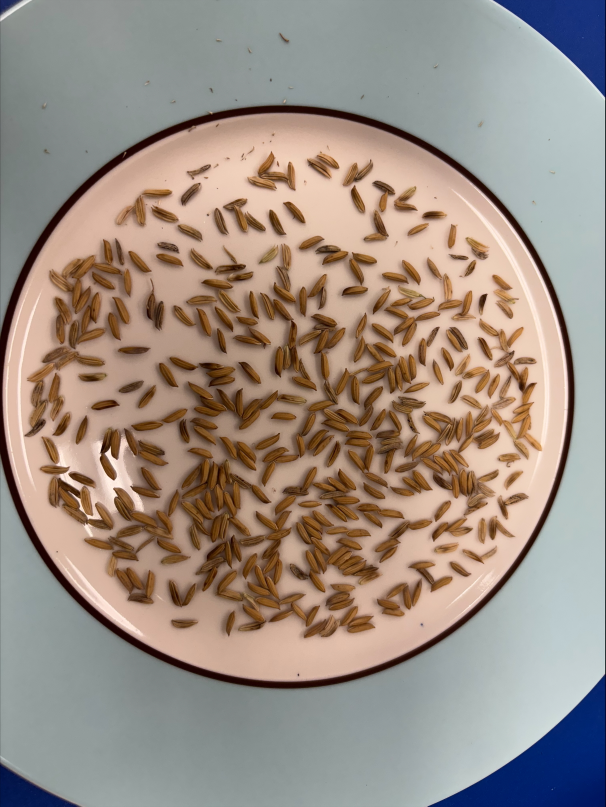
#> input picture data/raw/variety_A/test image.jpeg, 1816 x 2420 px (shown at 1/3 size)
$ python seed_counter.py '../data/raw/variety_A/test image.jpeg'
#> lines starting #> are read from the running program, lines starting #| are printed output that depends on the picture; after the words box and inside, x2 and y2 are one past the last pixel; in counts of white or black regions, pixels touching at a corner belong together
#!/usr/bin/env python3
"""
Improved rice seed counter with watershed separation.
Handles densely packed/touching seeds.
"""

import cv2
import numpy as np
from pathlib import Path
import sys
from scipy import ndimage
from skimage import measure, morphology

def count_dense_seeds(image_path, min_seed_size=200, max_seed_size=2000,
                     separation_distance=8, show_debug=True):
    """
    Count seeds in a densely packed image using watershed separation.

    Args:
        image_path: Path to image
        min_seed_size: Minimum seed area in pixels (adjust based on your seeds)
        max_seed_size: Maximum seed area in pixels
        separation_distance: Distance for watershed (lower = more aggressive separation)
        show_debug: Save debug images
    """
#> called with image_path = '../data/raw/variety_A/test image.jpeg', min_seed_size = 200, max_seed_size = 2000, separation_distance = 8, show_debug = True
    print(f"\nProcessing: {image_path}")
    print("="*70)

    # Load image
    image = cv2.imread(image_path)
#> image is the input picture: shape (2420, 1816, 3); mean B, G, R 132.5, 142.9, 156.2
    if image is None:
        print("Error: Could not load image")
        return None

    print(f"Image size: {image.shape[1]} x {image.shape[0]} pixels")
#| Image size: 1816 x 2420 pixels

    # Convert to grayscale
    gray = cv2.cvtColor(image, cv2.COLOR_BGR2GRAY)

    # Enhance contrast
    clahe = cv2.createCLAHE(clipLimit=3.0, tileGridSize=(8,8))
    enhanced = clahe.apply(gray)

    # Blur slightly
    blurred = cv2.GaussianBlur(enhanced, (5, 5), 0)

    # Threshold - try both Otsu and Adaptive
    _, binary_otsu = cv2.threshold(blurred, 0, 255, cv2.THRESH_BINARY_INV + cv2.THRESH_OTSU)
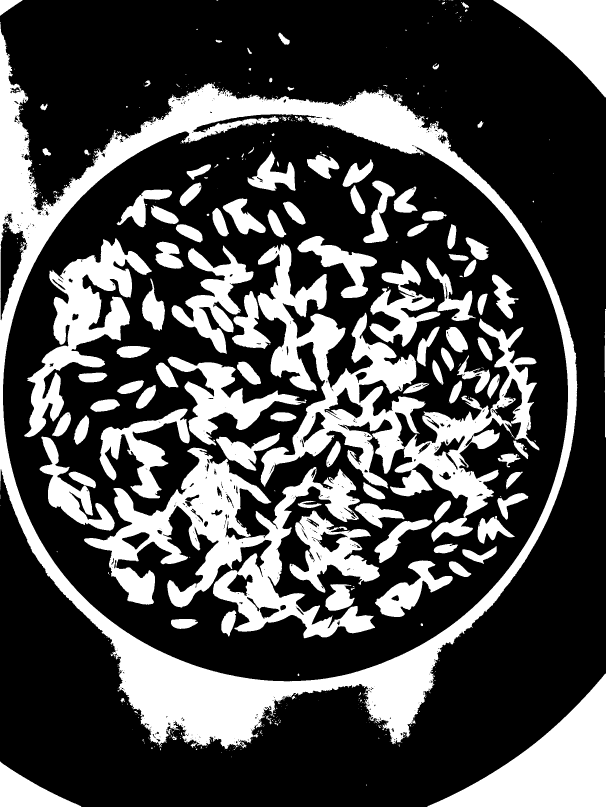
#> binary_otsu: shape (2420, 1816) (shown at 1/3 size); 30.3% white; 566 white regions (423 under 20 px), largest, box (x1, y1, x2, y2) and area: (0, 66, 1732, 2248) 391004, (773, 731, 1618, 1551) 185566, (252, 1343, 1125, 1915) 153585
    binary_adaptive = cv2.adaptiveThreshold(blurred, 255, cv2.ADAPTIVE_THRESH_GAUSSIAN_C,
                                           cv2.THRESH_BINARY_INV, 15, 5)
#> binary_adaptive: shape (2420, 1816); 9.8% white; 4671 white regions (3754 under 20 px), largest, box (x1, y1, x2, y2) and area: (1, 317, 1723, 2065) 52134, (869, 1547, 1088, 1778) 6976, (922, 992, 1074, 1297) 5584

    # Combine both for better results
    binary = cv2.bitwise_and(binary_otsu, binary_adaptive)
#> binary: shape (2420, 1816); 9% white; 2649 white regions (1881 under 20 px), largest, box (x1, y1, x2, y2) and area: (1, 317, 1723, 2065) 52047, (877, 1548, 1087, 1778) 6394, (922, 992, 1074, 1297) 5534

    # Clean up noise
    kernel = cv2.getStructuringElement(cv2.MORPH_ELLIPSE, (3, 3))
    binary = cv2.morphologyEx(binary, cv2.MORPH_OPEN, kernel, iterations=2)
#> binary: shape (2420, 1816); 5.9% white; 2306 white regions (571 under 20 px), largest, box (x1, y1, x2, y2) and area: (1, 384, 1710, 2050) 26031, (1283, 2022, 1816, 2420) 3764, (1431, 1323, 1710, 1836) 2692
    binary = cv2.morphologyEx(binary, cv2.MORPH_CLOSE, kernel, iterations=2)
#> binary: shape (2420, 1816); 6% white; 1807 white regions (379 under 20 px), largest, box (x1, y1, x2, y2) and area: (0, 384, 1710, 2050) 26414, (1283, 2022, 1816, 2420) 3779, (4, 1372, 402, 1935) 3202

    # Distance transform
    dist_transform = cv2.distanceTransform(binary, cv2.DIST_L2, 5)

    # Find sure foreground (seed centers)
    _, sure_fg = cv2.threshold(dist_transform, 0.3 * dist_transform.max(), 255, 0)
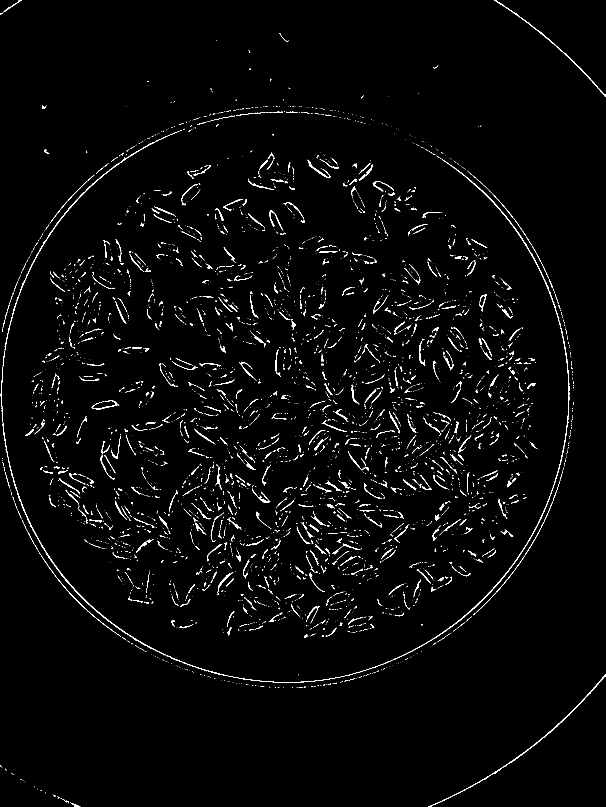
#> sure_fg: shape (2420, 1816) float32 (shown at 1/3 size); 1.9% white in thin lines or dots
    sure_fg = np.uint8(sure_fg)
#> sure_fg: shape (2420, 1816); 1.9% white in thin lines or dots

    # Find markers for watershed
    ret, markers = cv2.connectedComponents(sure_fg)
#> markers: shape (2420, 1816) int32; 4025 distinct labels, from 0 to 4024
#> ret = 4025

    # Add 1 to all markers so background is not 0, but 1
    markers = markers + 1
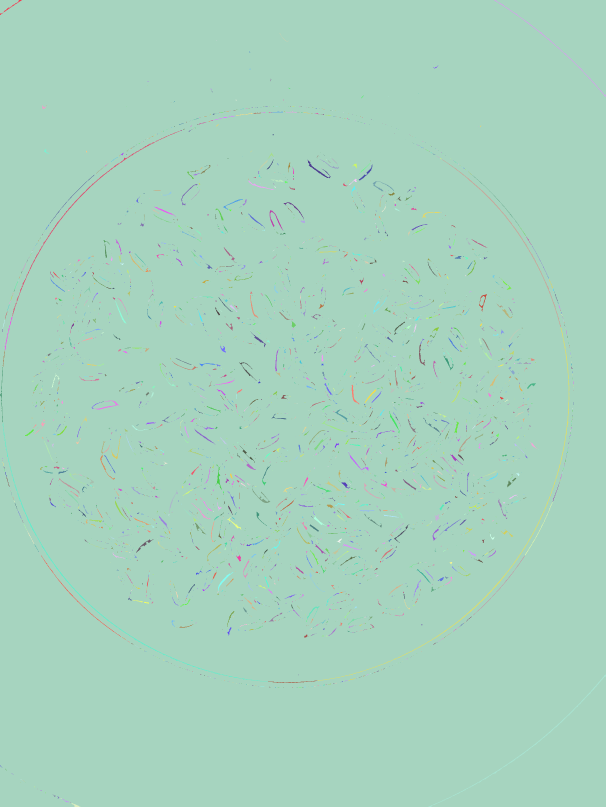
#> markers: shape (2420, 1816) int32 (shown at 1/3 size); 4025 distinct labels, from 1 to 4025; one colour per label, 0 black

    # Mark unknown region as 0
    unknown = cv2.subtract(binary, sure_fg)
#> unknown: shape (2420, 1816); 4.1% white in thin lines or dots
    markers[unknown == 255] = 0
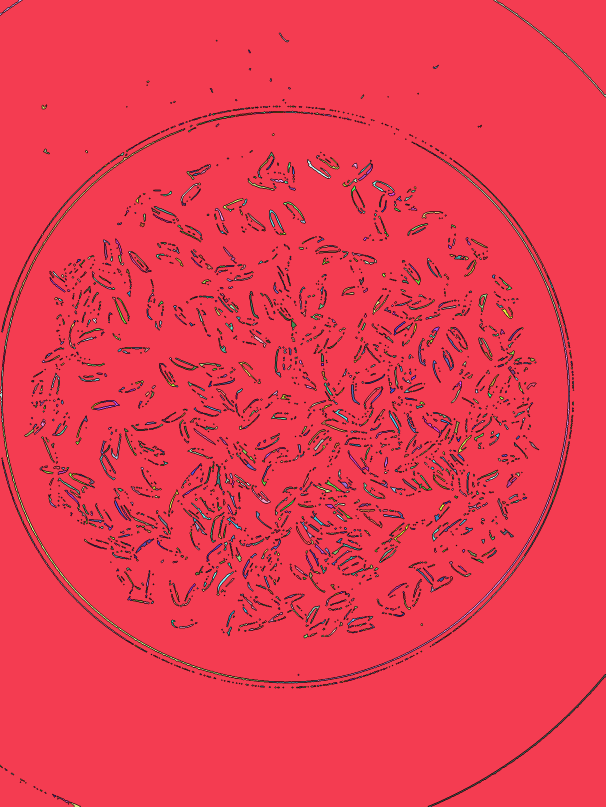
#> markers: shape (2420, 1816) int32 (shown at 1/3 size); 4026 distinct labels, from 0 to 4025; one colour per label, 0 black

    # Apply watershed
    image_copy = image.copy()
    markers = cv2.watershed(image_copy, markers)
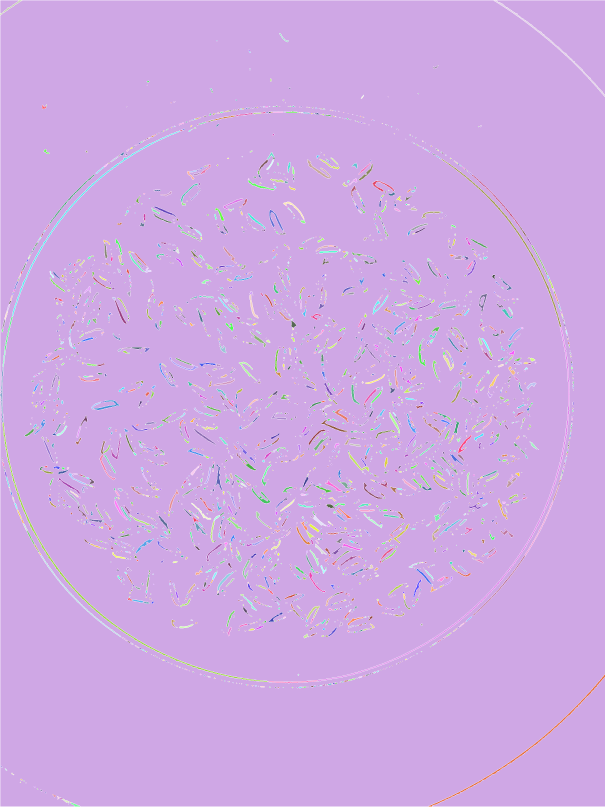
#> markers: shape (2420, 1816) int32 (shown at 1/3 size); 4027 distinct labels, from -1 to 4025; one colour per label, 0 black, -1 white

    # Count unique labels (excluding boundary -1 and background 1)
    unique_labels = np.unique(markers)
#> unique_labels = 4027 values from -1 to 4025
    unique_labels = unique_labels[(unique_labels > 1) & (unique_labels != -1)]
#> unique_labels = 4024 values from 2 to 4025

    # Filter by size
    valid_seeds = []
    for label in unique_labels:
        region_mask = (markers == label).astype(np.uint8)
        area = np.sum(region_mask)

        if min_seed_size <= area <= max_seed_size:
            valid_seeds.append(label)
#> this loop made 4024 passes
#> area on passes 1 to 3: 243, 1487, 85
#> pass 1, in count_dense_seeds, `region_mask = (markers == label).astype(np.uint8)`:
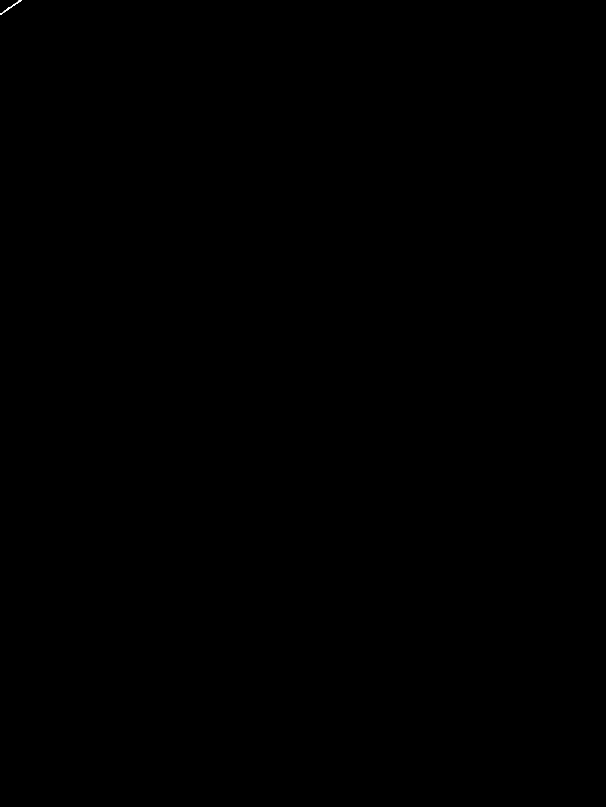
#> region_mask: shape (2420, 1816) (shown at 1/3 size); values 0 (black) and 1 (white), 0.01% white in thin lines or dots, all inside (x1, y1, x2, y2) = (1, 1, 66, 45)
#> after the loop, valid_seeds = 114 values from 2 to 3967

    seed_count = len(valid_seeds)
#> seed_count = 114

    # Create visualization
    result_img = image.copy()

    # Color each seed differently
    for i, label in enumerate(valid_seeds):
        # Create mask for this seed
        mask = (markers == label).astype(np.uint8)

        # Find contour
        contours, _ = cv2.findContours(mask, cv2.RETR_EXTERNAL, cv2.CHAIN_APPROX_SIMPLE)

        # Draw contour in green
        cv2.drawContours(result_img, contours, -1, (0, 255, 0), 2)

        # Add number at center
        M = cv2.moments(mask)
        if M["m00"] != 0:
            cx = int(M["m10"] / M["m00"])
            cy = int(M["m01"] / M["m00"])
            # Only show number for every 10th seed to avoid clutter
            if i % 10 == 0:
                cv2.putText(result_img, str(i+1), (cx-10, cy+5),
                           cv2.FONT_HERSHEY_SIMPLEX, 0.4, (255, 255, 0), 1)
#> this loop made 114 passes
#> (label, contours, cx, cy) on pass 1: (2, 1 contour; box (x1, y1, x2, y2) and area: (1, 1, 66, 45) 173, 32, 20)
#> (label, cx, cy) on passes 2 to 7: (3, 1653, 132), (244, 990, 494), (248, 955, 511), (266, 1099, 520), (296, 213, 593), (297, 1492, 600)
#> mask: shape (2420, 1816); values 0 (black) and 1 (white), 0.01% white in thin lines or dots, all inside (x1, y1, x2, y2) = (805, 2041, 952, 2049)

    # Add text overlay
    cv2.putText(result_img, f"DETECTED: {seed_count} seeds",
               (20, 60), cv2.FONT_HERSHEY_SIMPLEX, 2, (0, 255, 0), 4)
    cv2.putText(result_img, f"(min size: {min_seed_size}, max: {max_seed_size})",
               (20, 120), cv2.FONT_HERSHEY_SIMPLEX, 1, (255, 255, 255), 2)

    # Save results
    output_dir = Path(image_path).parent
    output_name = Path(image_path).stem

    # Save main result
    result_path = output_dir / f"{output_name}_counted.png"
    cv2.imwrite(str(result_path), result_img)
    print(f"\n✓ Saved result: {result_path.name}")

    if show_debug:
        # Save debug images
        debug_binary = output_dir / f"{output_name}_debug_binary.png"
        cv2.imwrite(str(debug_binary), binary)

        debug_dist = output_dir / f"{output_name}_debug_distance.png"
        dist_vis = cv2.normalize(dist_transform, None, 0, 255, cv2.NORM_MINMAX).astype(np.uint8)
        cv2.imwrite(str(debug_dist), dist_vis)

        debug_markers = output_dir / f"{output_name}_debug_markers.png"
        markers_vis = cv2.normalize(markers.astype(np.float32), None, 0, 255, cv2.NORM_MINMAX).astype(np.uint8)
        markers_color = cv2.applyColorMap(markers_vis, cv2.COLORMAP_JET)
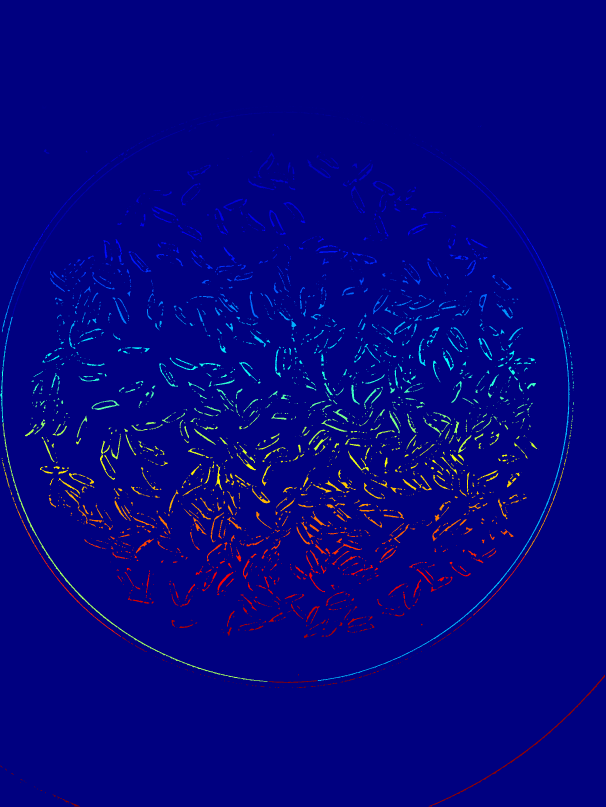
#> markers_color: shape (2420, 1816, 3) (shown at 1/3 size); mean B, G, R 127.8, 4, 3.6
        cv2.imwrite(str(debug_markers), markers_color)

        print(f"✓ Saved debug images: binary, distance, markers")

    # Print statistics
    print("\n" + "="*70)
    print("RESULTS")
    print("="*70)
    print(f"Seeds detected: {seed_count}")
#| Seeds detected: 114
    print(f"Your count: 416")
    print(f"Difference: {abs(seed_count - 416)} ({abs(seed_count - 416) / 416 * 100:.1f}%)")
#| Difference: 302 (72.6%)

    if seed_count < 416 * 0.8:
        print("\n⚠️  Under-counting! Try:")
        print(f"   - Decrease min_seed_size (currently {min_seed_size})")
        print(f"   - Decrease separation_distance (currently {separation_distance})")
    elif seed_count > 416 * 1.2:
        print("\n⚠️  Over-counting! Try:")
        print(f"   - Increase min_seed_size (currently {min_seed_size})")
        print(f"   - Increase max_seed_size if trash is larger")
    else:
        print("\n✓ Good accuracy! (within 20% of true count)")

    print("="*70)

    return {
        'seed_count': seed_count,
        'markers': markers,
        'binary': binary,
        'result_image': result_img
    }


# [41 lines left out: function auto_tune_parameters, not called in this run]


if __name__ == '__main__':
    if len(sys.argv) < 2:
        print("Usage:")
        print("  python seed_counter.py <image_path>                    # Count with default params")
        print("  python seed_counter.py <image_path> --auto-tune        # Find best parameters")
        print("  python seed_counter.py <image_path> --min 200 --max 2000  # Custom params")
        sys.exit(1)

    image_path = sys.argv[1]

    if '--auto-tune' in sys.argv:
        # Auto-tune to find best parameters
        best_params = auto_tune_parameters(image_path, true_count=416)
        print(f"\nNow run with best parameters:")
        print(f"python seed_counter.py '{image_path}' --min {best_params[0]} --max {best_params[1]}")
    else:
        # Parse custom parameters
        min_seed = 200
        max_seed = 2000

        if '--min' in sys.argv:
            idx = sys.argv.index('--min')
            min_seed = int(sys.argv[idx + 1])

        if '--max' in sys.argv:
            idx = sys.argv.index('--max')
            max_seed = int(sys.argv[idx + 1])

        # Count seeds
        result = count_dense_seeds(image_path, min_seed, max_seed,
                                   separation_distance=8, show_debug=True)
#> result = 4 items

        if result:
            print(f"\n✓ Open the folder to see results!")
            print(f"  {Path(image_path).parent}")
